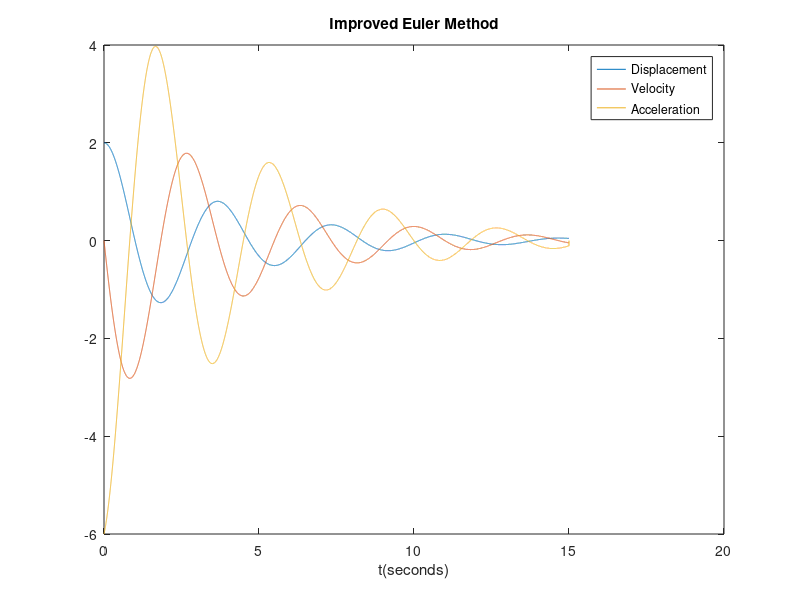

This figure's MATLAB source:
M = 1;
K = 3;
B = 0.5;
x0 = 2;
v0 = 0;
Integration_Time = 15;
h = 0.001;
N = Integration_Time / h;

t = [0:h:Integration_Time];
x = zeros(N+1,1);
v = zeros(N+1,1);
a = zeros(N+1,1);
x(1) = x0;
v(1) = v0;



for i = 1:N
    k1 = -K *x(i) - B * v(i);
    k2 = -K * (x(i)+h) - B * (v(i) + h * k1);
    
    v(i+1) = v(i) + (h/2).*(k1 + k2);
    x(i+1) = x(i) + (h/2).*(2 * v(i) + h*v(i));
    a(i) = (-K .*x(i) - B .* v(i));
end

plot(t,x,t,v,t,a)
xlabel('t(seconds)');
title('Improved Euler Method');
legend('Displacement','Velocity','Acceleration');
